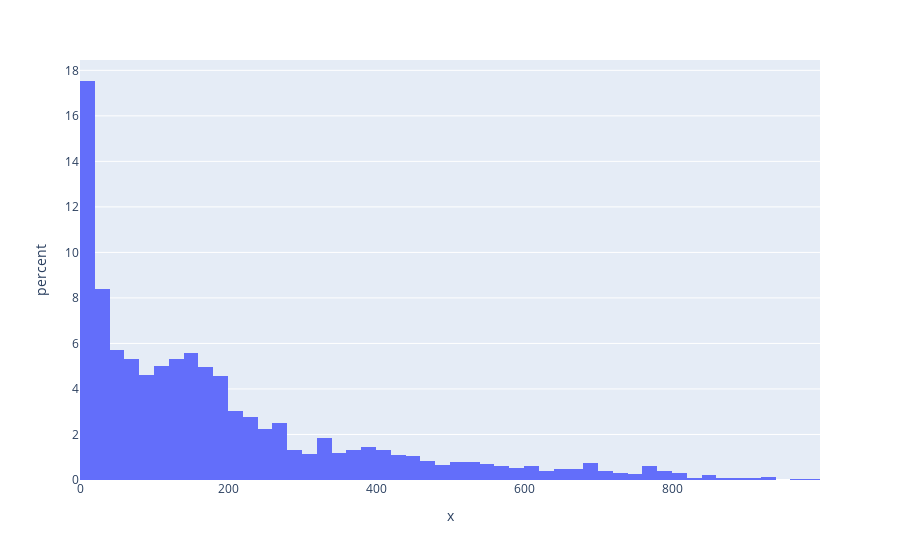

Here is the notebook cell this chart was saved with:
### Markdown cell above
## How are minutes played distributed?

### Code cell
fig = px.histogram(x=playoffs_df['MIN'], histnorm='percent')
fig.show()

### Figure 1 — Plotly figure (JSON) as saved in the notebook; plotly's stock layout.template omitted (floating-point values rounded to 4 significant figures; data arrays with more than 128 entries replaced by an {"elided": "..."} marker saying what was removed)
{"data": [{"alignmentgroup": "True", "bingroup": "x", "histnorm": "percent", "hovertemplate": "x=%{x}<br>percent=%{y}<extra></extra>", "legendgroup": "", "marker": {"color": "#636efa", "pattern": {"shape": ""}}, "name": "", "offsetgroup": "", "orientation": "v", "showlegend": false, "type": "histogram", "x": {"elided": "2795 int values"}, "xaxis": "x", "yaxis": "y"}], "layout": {"barmode": "relative", "legend": {"tracegroupgap": 0}, "margin": {"t": 60}, "xaxis": {"anchor": "y", "domain": [0, 1], "title": {"text": "x"}}, "yaxis": {"anchor": "x", "domain": [0, 1], "title": {"text": "percent"}}}}
